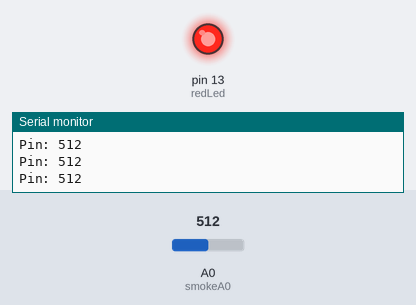
Recording of a sketch running on a simulated Arduino Nano, built with avr-gcc and run on an emulated ATmega328P. On the bench: output pins drawn as LEDs (lit = HIGH), the last lines printed to the serial monitor. The inputs (shaded band) are chosen by the test bench; at power-on: A0 (smokeA0) = 512.

Above: at 1.2 s.
1.3 s: A0 (smokeA0) set to 267
2.8 s: A0 (smokeA0) set to 243
At 3.2 s:
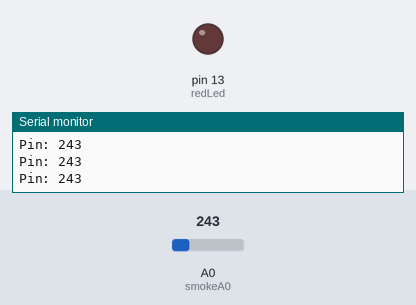
4.3 s: A0 (smokeA0) set to 260
At 5.5 s:
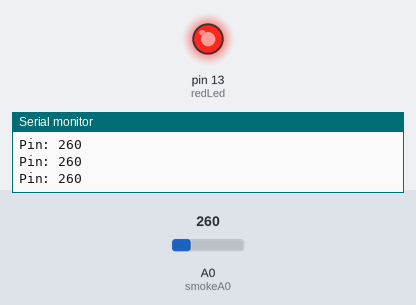
5.8 s: A0 (smokeA0) set to 240
At 7.1 s:
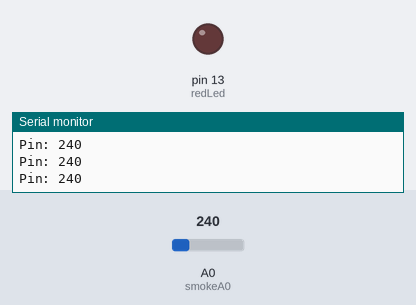
Timing chart, 0 to 8.3 s (numbered marks = the images above; inputs shaded):
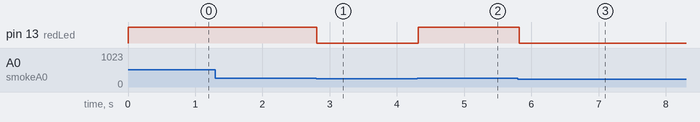

The sketch:

gas_sensor.ino
```cpp
/*******

 All the resources for this project:
 https://www.hackster.io/Aritro

 CO (Carbon Monoxide) sensor with output to the serial monitor.

 The objective is to have a sensor to measure CO concentration in different spaces.

 I want in the near future to get measures in different locations so I will be able
 to have a proxy the concentration of micro-particles like viruses, in the air

 The POC (Proof of Concept) will light the built in led of the arduino once the
 concentration reaches a given threshold.

 Components:
 - Arduino (I am using a nano)
 - MQ-7 gas sensor "Flying fish"
   (https://www.hackster.io/ingo-lohs/gas-sensor-carbon-monoxide-mq-7-aka-flying-fish-e58457)

 Wiring (arduino <=> sensor):
 - 5V <=> 5V
 - GND <=> GND
 - A0 <=> Sensor Analog Out

 TODO:
 - Draw Schematics
 - Add a digital LCD panel to have a practical way to measure

 REFS:
 - https://electropeak.com/learn/interfacing-mq-7-smoke-gas-sensor-module-with-arduino/


*******/

// PARAMS:
int redLed = LED_BUILTIN;
int smokeA0 = A0; //
// Your threshold value
int sensorThres = 250;

void setup() {
  pinMode(redLed, OUTPUT);
  pinMode(smokeA0, INPUT);
  Serial.begin(9600);
}

void loop() {
  int analogSensor = analogRead(smokeA0);

  Serial.print("Pin: ");
  Serial.println(analogSensor);
  // Checks if it has reached the threshold value
  if (analogSensor > sensorThres)
  {
    digitalWrite(redLed, HIGH);
  }
  else
  {
    digitalWrite(redLed, LOW);
  }
  delay(100);
}
```

Measured:
- the behaviour switches between 251 and 250 on A0 (smokeA0) (found by bisection; images 0 and 1)
- after the input at 2.8 s, pin 13 (redLed): HIGH → LOW at once
- after the input at 4.3 s, pin 13 (redLed): LOW → HIGH at once
- after the input at 5.8 s, pin 13 (redLed): HIGH → LOW at once
